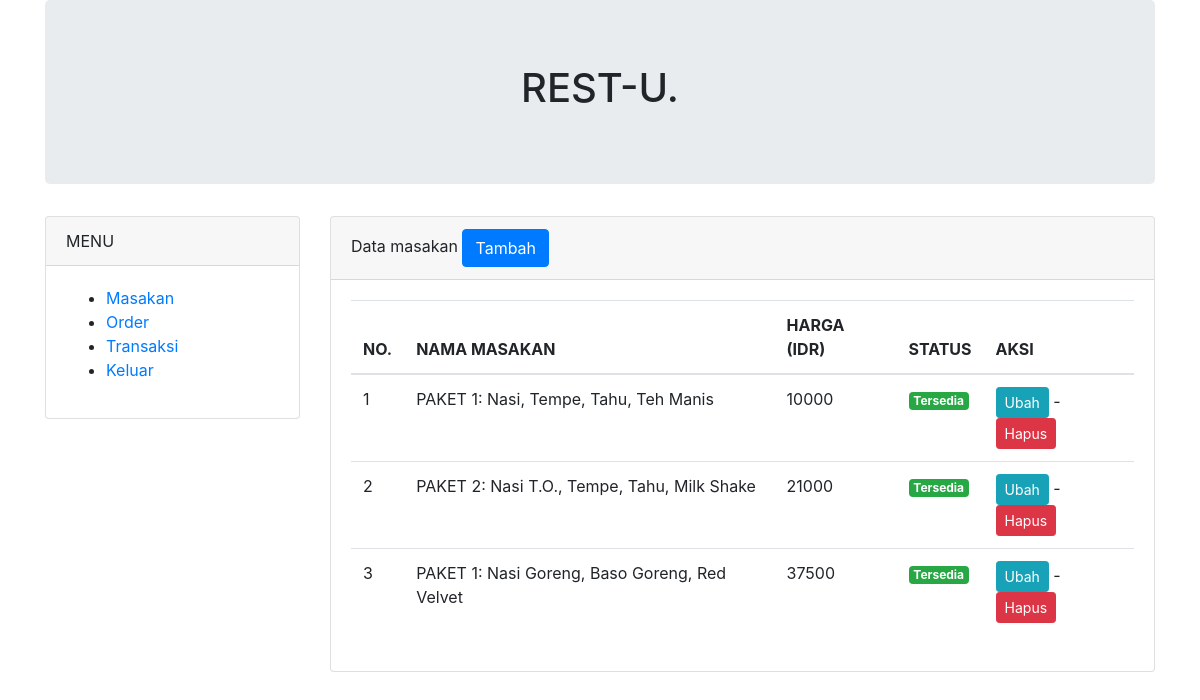
/index.php (signed in), run on the app's committed database.
### tables this page shows
CREATE TABLE `masakan` (
  `id_masakan` int(11) NOT NULL,
  `nama_masakan` text,
  `harga` float DEFAULT NULL,
  `status_masakan` varchar(20) DEFAULT NULL
);

### konten/masakan.php (the view)
<div class="col">
  <div class="card">
    <div class="card-header">
      Data masakan
      <a href="?menu=tambah-masakan" class="btn btn-primary">Tambah</a>
    </div>
    <div class="card-body">
      <table class="table">
        <thead>
          <tr>
            <th>NO.</th>
            <th>NAMA MASAKAN</th>
            <th>HARGA (IDR)</th>
            <th>STATUS</th>
            <th>AKSI</th>
          </tr>
        </thead>
        <tbody>
        <?php
        $query = mysqli_query($konek, "select * from masakan");
        $no = 0;
        while($row = mysqli_fetch_array($query)) {
          $no++; ?>
          <tr>
            <td><?php print $no?></td>
            <td><?php print $row['nama_masakan']?></td>
            <td><?php print $row['harga']?></td>
            <td><div class="badge badge-success"><?php print $row['status_masakan']?></div></td>
            <td>
              <a href="#" class="btn btn-info btn-sm">Ubah</a> -
              <a href="#" class="btn btn-danger btn-sm">Hapus</a>
            </td>
          </tr>
        <?php } ?>
        </tbody>
      </table>
    </div>
  </div>
</div>

### data on the page
masakan: nama_masakan "PAKET 1: Nasi, Tempe, Tahu, Teh Manis", harga "10000", status_masakan "Tersedia"
masakan: nama_masakan "PAKET 2: Nasi T.O., Tempe, Tahu, Milk Shake", harga "21000", status_masakan "Tersedia"
masakan: nama_masakan "PAKET 1: Nasi Goreng, Baso Goreng, Red Velvet", harga "37500", status_masakan "Tersedia"
